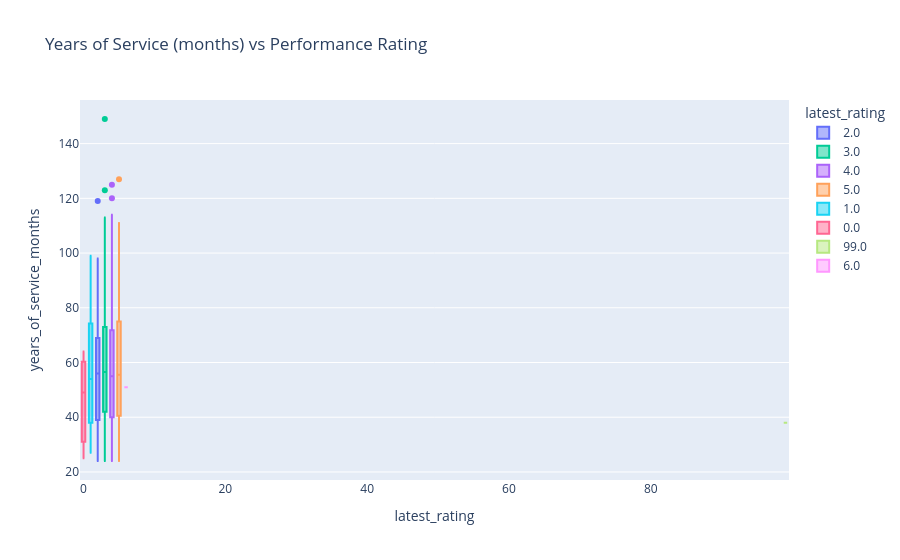
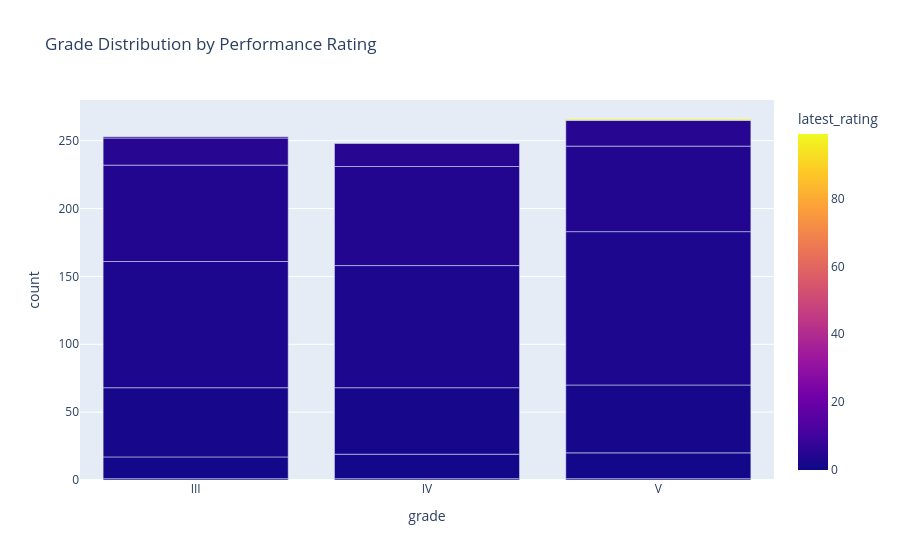

Notebook code cell kept with these figures, in order:
### Markdown cell above
## 9. Contextual Factors

### Code cell
emp_merged = employees.merge(latest_perf[['employee_id','latest_rating']], on='employee_id')
emp_merged = emp_merged.merge(
    dim_grades.rename(columns={'name':'grade'})[['grade_id','grade']], on='grade_id', how='left'
)
emp_merged = emp_merged.merge(
    dim_edu.rename(columns={'name':'education'})[['education_id','education']], on='education_id', how='left'
)

fig = px.box(
    emp_merged, x='latest_rating', y='years_of_service_months',
    title='Years of Service (months) vs Performance Rating',
    color='latest_rating'
)
fig.show()
fig.write_image('../assets/charts/06_tenure_vs_rating.png')

grade_rating = emp_merged.groupby(['grade','latest_rating']).size().reset_index(name='count')
fig2 = px.bar(
    grade_rating, x='grade', y='count', color='latest_rating',
    barmode='group', title='Grade Distribution by Performance Rating'
)
fig2.show()
fig2.write_image('../assets/charts/07_grade_vs_rating.png')

### Figure 1 — Plotly figure (JSON) as saved in the notebook; plotly's stock layout.template omitted (floating-point values rounded to 4 significant figures; data arrays with more than 128 entries replaced by an {"elided": "..."} marker saying what was removed)
{"data": [{"alignmentgroup": "True", "hovertemplate": "latest_rating=%{x}<br>years_of_service_months=%{y}<extra></extra>", "legendgroup": "2.0", "marker": {"color": "#636efa"}, "name": "2.0", "notched": false, "offsetgroup": "2.0", "orientation": "v", "showlegend": true, "type": "box", "x": {"elided": "150 int values"}, "x0": " ", "xaxis": "x", "y": {"elided": "150 int values"}, "y0": " ", "yaxis": "y"}, {"alignmentgroup": "True", "hovertemplate": "latest_rating=%{x}<br>years_of_service_months=%{y}<extra></extra>", "legendgroup": "3.0", "marker": {"color": "#00cc96"}, "name": "3.0", "notched": false, "offsetgroup": "3.0", "orientation": "v", "showlegend": true, "type": "box", "x": {"elided": "296 int values"}, "x0": " ", "xaxis": "x", "y": {"elided": "296 int values"}, "y0": " ", "yaxis": "y"}, {"alignmentgroup": "True", "hovertemplate": "latest_rating=%{x}<br>years_of_service_months=%{y}<extra></extra>", "legendgroup": "4.0", "marker": {"color": "#ab63fa"}, "name": "4.0", "notched": false, "offsetgroup": "4.0", "orientation": "v", "showlegend": true, "type": "box", "x": {"elided": "207 int values"}, "x0": " ", "xaxis": "x", "y": {"elided": "207 int values"}, "y0": " ", "yaxis": "y"}, {"alignmentgroup": "True", "hovertemplate": "latest_rating=%{x}<br>years_of_service_months=%{y}<extra></extra>", "legendgroup": "5.0", "marker": {"color": "#FFA15A"}, "name": "5.0", "notched": false, "offsetgroup": "5.0", "orientation": "v", "showlegend": true, "type": "box", "x": [5, 5, 5, 5, 5, 5, 5, 5, 5, 5, 5, 5, 5, 5, 5, 5, 5, 5, 5, 5, 5, 5, 5, 5, 5, 5, 5, 5, 5, 5, 5, 5, 5, 5, 5, 5, 5, 5, 5, 5, 5, 5, 5, 5, 5, 5, 5, 5, 5, 5, 5, 5, 5, 5, 5, 5], "x0": " ", "xaxis": "x", "y": [40, 81, 40, 35, 52, 96, 42, 32, 39, 81, 54, 35, 61, 52, 65, 55, 66, 97, 98, 111, 54, 29, 59, 51, 81, 104, 43, 82, 56, 41, 68, 24, 69, 62, 58, 36, 67, 63, 85, 43, 35, 26, 46, 102, 127, 73, 41, 49, 29, 57, 77, 95, 39, 43, 65, 40], "y0": " ", "yaxis": "y"}, {"alignmentgroup": "True", "hovertemplate": "latest_rating=%{x}<br>years_of_service_months=%{y}<extra></extra>", "legendgroup": "1.0", "marker": {"color": "#19d3f3"}, "name": "1.0", "notched": false, "offsetgroup": "1.0", "orientation": "v", "showlegend": true, "type": "box", "x": [1, 1, 1, 1, 1, 1, 1, 1, 1, 1, 1, 1, 1, 1, 1, 1, 1, 1, 1, 1, 1, 1, 1, 1, 1, 1, 1, 1, 1, 1, 1, 1, 1, 1, 1, 1, 1, 1, 1, 1, 1, 1, 1, 1, 1, 1, 1, 1, 1, 1, 1, 1, 1], "x0": " ", "xaxis": "x", "y": [56, 52, 81, 99, 28, 75, 57, 33, 50, 58, 46, 30, 42, 45, 78, 74, 45, 86, 59, 72, 76, 53, 66, 27, 65, 38, 81, 49, 66, 52, 32, 36, 44, 65, 75, 59, 32, 76, 54, 76, 54, 32, 80, 86, 72, 33, 36, 64, 38, 54, 79, 30, 27], "y0": " ", "yaxis": "y"}, {"alignmentgroup": "True", "hovertemplate": "latest_rating=%{x}<br>years_of_service_months=%{y}<extra></extra>", "legendgroup": "0.0", "marker": {"color": "#FF6692"}, "name": "0.0", "notched": false, "offsetgroup": "0.0", "orientation": "v", "showlegend": true, "type": "box", "x": [0, 0, 0], "x0": " ", "xaxis": "x", "y": [64, 25, 49], "y0": " ", "yaxis": "y"}, {"alignmentgroup": "True", "hovertemplate": "latest_rating=%{x}<br>years_of_service_months=%{y}<extra></extra>", "legendgroup": "99.0", "marker": {"color": "#B6E880"}, "name": "99.0", "notched": false, "offsetgroup": "99.0", "orientation": "v", "showlegend": true, "type": "box", "x": [99], "x0": " ", "xaxis": "x", "y": [38], "y0": " ", "yaxis": "y"}, {"alignmentgroup": "True", "hovertemplate": "latest_rating=%{x}<br>years_of_service_months=%{y}<extra></extra>", "legendgroup": "6.0", "marker": {"color": "#FF97FF"}, "name": "6.0", "notched": false, "offsetgroup": "6.0", "orientation": "v", "showlegend": true, "type": "box", "x": [6], "x0": " ", "xaxis": "x", "y": [51], "y0": " ", "yaxis": "y"}], "layout": {"boxmode": "overlay", "legend": {"title": {"text": "latest_rating"}, "tracegroupgap": 0}, "title": {"text": "Years of Service (months) vs Performance Rating"}, "xaxis": {"anchor": "y", "categoryarray": [2, null, 3, 4, 5, 1, 0, 99, 6], "categoryorder": "array", "domain": [0, 1], "title": {"text": "latest_rating"}}, "yaxis": {"anchor": "x", "domain": [0, 1], "title": {"text": "years_of_service_months"}}}}

### Figure 2 — Plotly figure (JSON) as saved in the notebook; plotly's stock layout.template omitted (floating-point values rounded to 4 significant figures)
{"data": [{"alignmentgroup": "True", "hovertemplate": "grade=%{x}<br>count=%{y}<br>latest_rating=%{marker.color}<extra></extra>", "legendgroup": "", "marker": {"color": [0, 1, 2, 3, 4, 5, 6, 0, 1, 2, 3, 4, 5, 0, 1, 2, 3, 4, 5, 99], "coloraxis": "coloraxis", "pattern": {"shape": ""}}, "name": "", "offsetgroup": "", "orientation": "v", "showlegend": false, "textposition": "auto", "type": "bar", "x": ["III", "III", "III", "III", "III", "III", "III", "IV", "IV", "IV", "IV", "IV", "IV", "V", "V", "V", "V", "V", "V", "V"], "xaxis": "x", "y": [1, 16, 51, 93, 71, 20, 1, 1, 18, 49, 90, 73, 17, 1, 19, 50, 113, 63, 19, 1], "yaxis": "y"}], "layout": {"barmode": "group", "coloraxis": {"colorbar": {"title": {"text": "latest_rating"}}, "colorscale": [[0, "#0d0887"], [0.1111, "#46039f"], [0.2222, "#7201a8"], [0.3333, "#9c179e"], [0.4444, "#bd3786"], [0.5556, "#d8576b"], [0.6667, "#ed7953"], [0.7778, "#fb9f3a"], [0.8889, "#fdca26"], [1, "#f0f921"]]}, "legend": {"tracegroupgap": 0}, "title": {"text": "Grade Distribution by Performance Rating"}, "xaxis": {"anchor": "y", "domain": [0, 1], "title": {"text": "grade"}}, "yaxis": {"anchor": "x", "domain": [0, 1], "title": {"text": "count"}}}}
